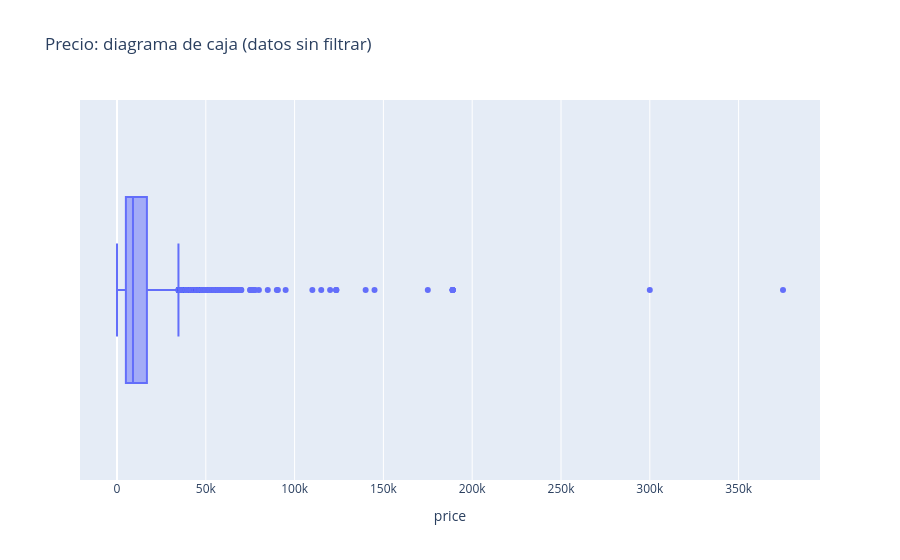

This figure's notebook cell:
### Markdown cell above
## 5. Valores atípicos

El precio va de 1 a 375.000 USD y el kilometraje llega a 990.000 millas. Los precios muy bajos corresponden a anuncios con precio de relleno.

### Code cell
fig = px.box(car_data, x='price', title='Precio: diagrama de caja (datos sin filtrar)')
fig.show()

### Figure 1 — Plotly figure (JSON) as saved in the notebook; plotly's stock layout.template omitted (floating-point values rounded to 4 significant figures; data arrays with more than 128 entries replaced by an {"elided": "..."} marker saying what was removed)
{"data": [{"alignmentgroup": "True", "hovertemplate": "price=%{x}<extra></extra>", "legendgroup": "", "marker": {"color": "#636efa"}, "name": "", "notched": false, "offsetgroup": "", "orientation": "h", "showlegend": false, "type": "box", "x": {"elided": "51525 int values"}, "x0": " ", "xaxis": "x", "y0": " ", "yaxis": "y"}], "layout": {"boxmode": "group", "legend": {"tracegroupgap": 0}, "title": {"text": "Precio: diagrama de caja (datos sin filtrar)"}, "xaxis": {"anchor": "y", "domain": [0.0, 1.0], "title": {"text": "price"}}, "yaxis": {"anchor": "x", "domain": [0.0, 1.0]}}}
